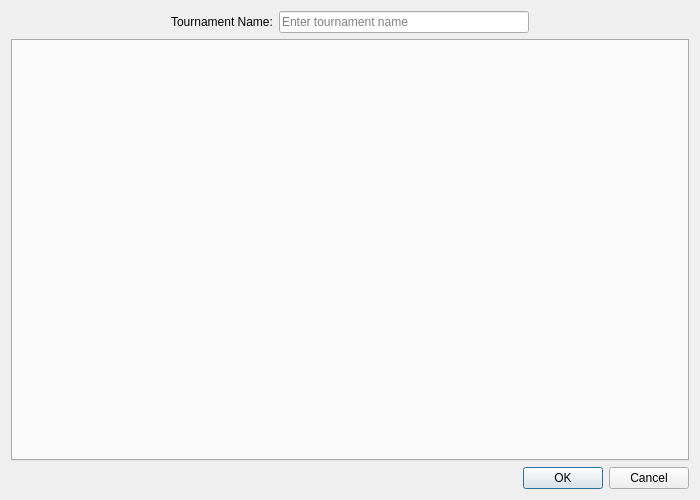
<?xml version="1.0" encoding="UTF-8"?>
<ui version="4.0">
 <class>TBSetupDialog</class>
 <widget class="QDialog" name="TBSetupDialog">
  <property name="geometry">
   <rect>
    <x>0</x>
    <y>0</y>
    <width>700</width>
    <height>500</height>
   </rect>
  </property>
  <property name="windowTitle">
   <string>Tournament Setup</string>
  </property>
  <property name="modal">
   <bool>true</bool>
  </property>
  <layout class="QVBoxLayout" name="mainLayout">
   <item>
    <layout class="QHBoxLayout" name="nameLayout">
     <item>
      <spacer name="nameLeftSpacer">
       <property name="orientation">
        <enum>Qt::Horizontal</enum>
       </property>
       <property name="sizeHint" stdset="0">
        <size>
         <width>40</width>
         <height>20</height>
        </size>
       </property>
      </spacer>
     </item>
     <item>
      <widget class="QLabel" name="nameLabel">
       <property name="text">
        <string>Tournament Name:</string>
       </property>
      </widget>
     </item>
     <item>
      <widget class="QLineEdit" name="tournamentNameEdit">
       <property name="minimumSize">
        <size>
         <width>250</width>
         <height>0</height>
        </size>
       </property>
       <property name="maximumSize">
        <size>
         <width>400</width>
         <height>16777215</height>
        </size>
       </property>
       <property name="placeholderText">
        <string>Enter tournament name</string>
       </property>
      </widget>
     </item>
     <item>
      <spacer name="nameRightSpacer">
       <property name="orientation">
        <enum>Qt::Horizontal</enum>
       </property>
       <property name="sizeHint" stdset="0">
        <size>
         <width>40</width>
         <height>20</height>
        </size>
       </property>
      </spacer>
     </item>
    </layout>
   </item>
   <item>
    <widget class="QTabWidget" name="tabWidget">
     <property name="currentIndex">
      <number>0</number>
     </property>
    </widget>
   </item>
   <item>
    <widget class="QDialogButtonBox" name="buttonBox">
     <property name="orientation">
      <enum>Qt::Horizontal</enum>
     </property>
     <property name="standardButtons">
      <set>QDialogButtonBox::Cancel|QDialogButtonBox::Ok</set>
     </property>
    </widget>
   </item>
  </layout>
 </widget>
 <resources/>
 <connections>
  <connection>
   <sender>buttonBox</sender>
   <signal>accepted()</signal>
   <receiver>TBSetupDialog</receiver>
   <slot>accept()</slot>
   <hints>
    <hint type="sourcelabel">
     <x>248</x>
     <y>254</y>
    </hint>
    <hint type="destinationlabel">
     <x>157</x>
     <y>274</y>
    </hint>
   </hints>
  </connection>
  <connection>
   <sender>buttonBox</sender>
   <signal>rejected()</signal>
   <receiver>TBSetupDialog</receiver>
   <slot>reject()</slot>
   <hints>
    <hint type="sourcelabel">
     <x>316</x>
     <y>260</y>
    </hint>
    <hint type="destinationlabel">
     <x>286</x>
     <y>274</y>
    </hint>
   </hints>
  </connection>
 </connections>
</ui>
